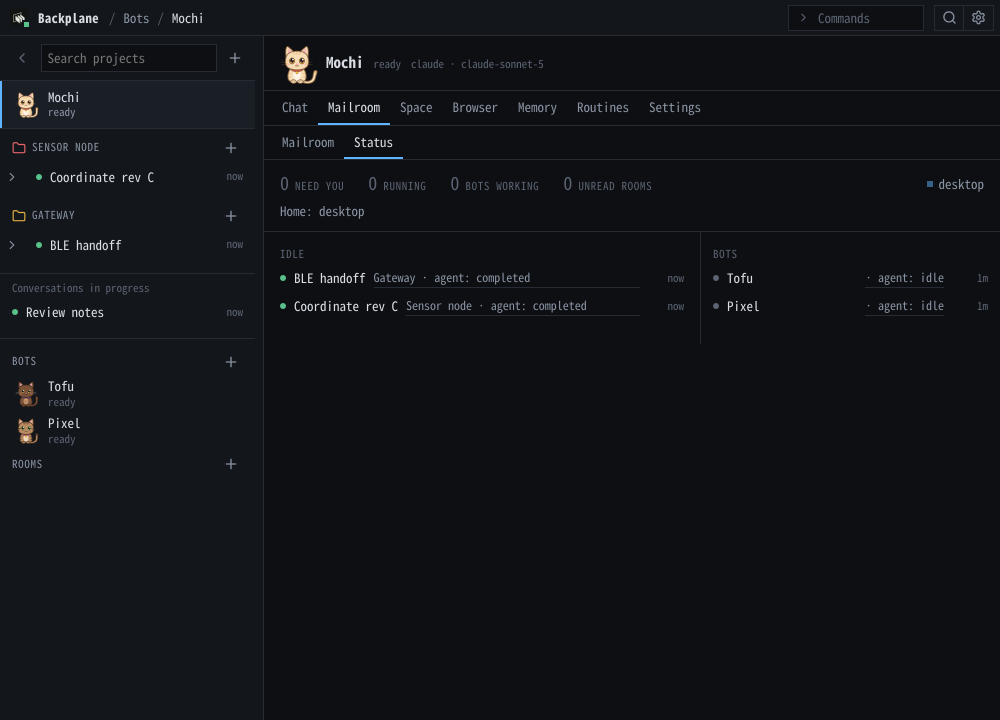
#> input picture docs/media/readme/orchestration/raw/current-overview.png, 2000 x 1440 px (shown at 1/2 size)
$ python current-finish.py
#> lines starting #> are read from the running program, lines starting #| are printed output that depends on the picture
"""Select lossless current-build PNG crops. No scaling or drawn UI.
The delegation header and content are joined with their original pixels.
"""
import hashlib,json,shutil,time
from pathlib import Path
from PIL import Image
OUT=Path(__file__).resolve().parent.parent
specs={
 'overview.png':('current-overview.png',(0,0,2000,1050),'Mochi Status, projects and threads, Tofu and Pixel; Scratch threads use the Conversations in progress shelf.'),
 'webhooks.png':('current-webhooks.png',(528,72,2000,532),'Tofu Webhooks; fictional demo-review-hook, 0 calls. Current UI displays a relative endpoint.'),
 'space.png':('current-space.png',(528,72,2000,1122),'Pixel Space, persistent structured Rev C control desk.'),
 'space-webapp.png':('current-space-webapp.png',(0,0,960,1440),'Real /bots/pixel/space.html response at 480 CSS pixels, deviceScaleFactor 2.'),
 'mailroom.png':('current-mailroom.png',(528,72,3200,1200),'Tofu Mailroom, three fictional conversations and the open Gateway handoff message; actual 2x UI pixels.')
}
rows=[]
def record(name,raw,rects,note):
 p=OUT/name
 rows.append({'path':name,'raw':'raw/'+raw,'raw_size':list(Image.open(OUT/'raw'/raw).size),'crop_rectangles':rects,'size':list(Image.open(p).size),'sha256':hashlib.sha256(p.read_bytes()).hexdigest(),'note':note})
for name,(raw,box,note) in specs.items():
 im=Image.open(OUT/'raw'/raw)
#> im is the input picture: PIL image 2000x1440 RGB; mean R, G, B 17, 19.4, 23.1
 assert box[2]<=im.width and box[3]<=im.height
 im.crop(box).save(OUT/name,optimize=True)
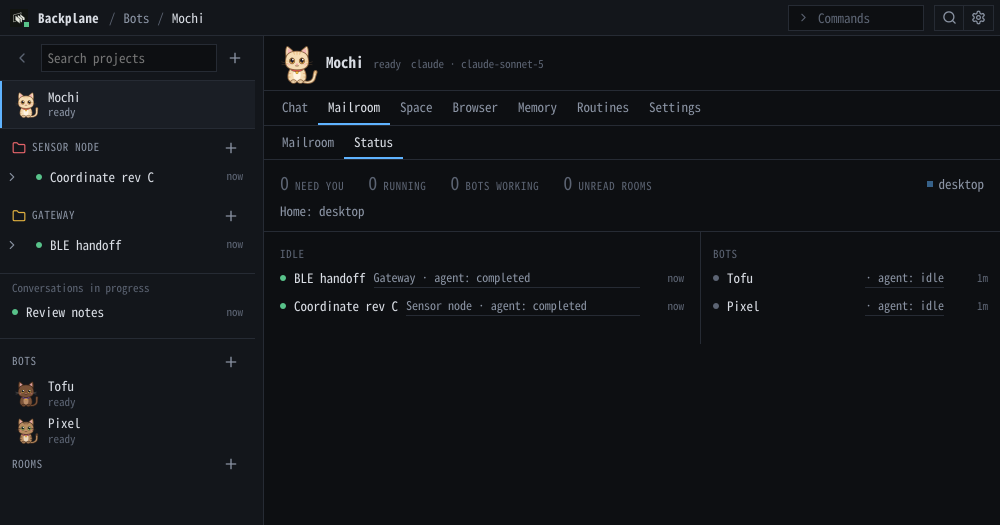
#> saved as overview.png: PIL image 2000x1050 RGB (shown at 1/2 size); mean R, G, B 17.9, 20.3, 24.1
 record(name,raw,[{'source':box,'destination':[0,0]}],note)
#> pass 2 of the loop `for name,(raw,box,note) in specs.items():`:
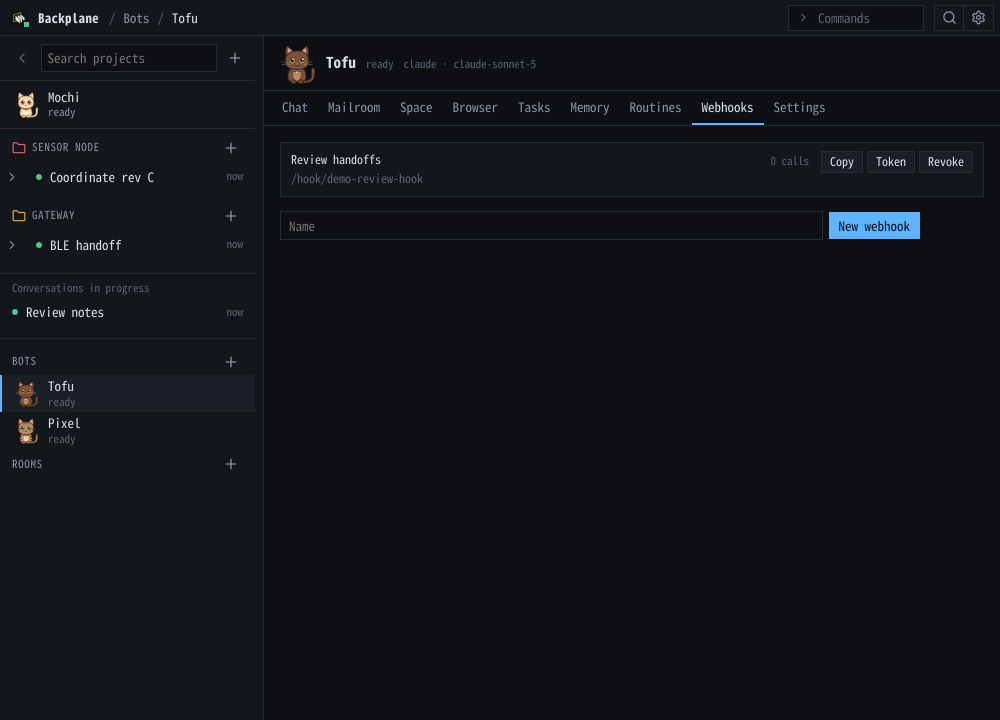
#> input picture docs/media/readme/orchestration/raw/current-webhooks.png, 2000 x 1440 px (shown at 1/2 size)
#> im is the input picture: PIL image 2000x1440 RGB; mean R, G, B 17.1, 19.7, 23.7
#> `im.crop(box).save(OUT/name,optimize=True)`:
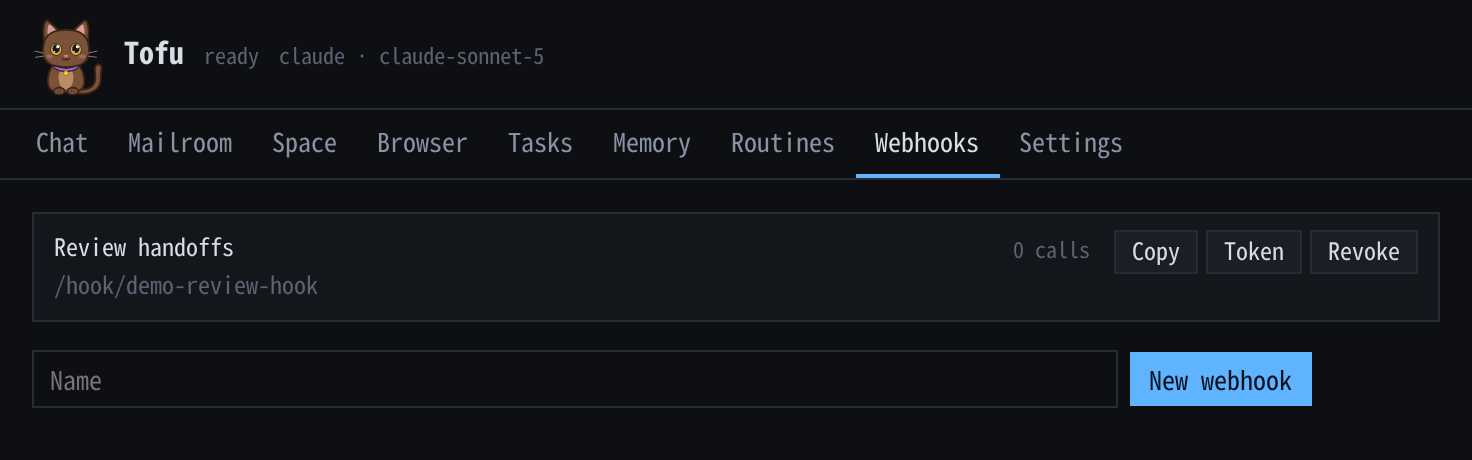
#> saved as webhooks.png: PIL image 1472x460 RGB; mean R, G, B 18.7, 22.1, 26.8
#> pass 3 of the loop `for name,(raw,box,note) in specs.items():`:
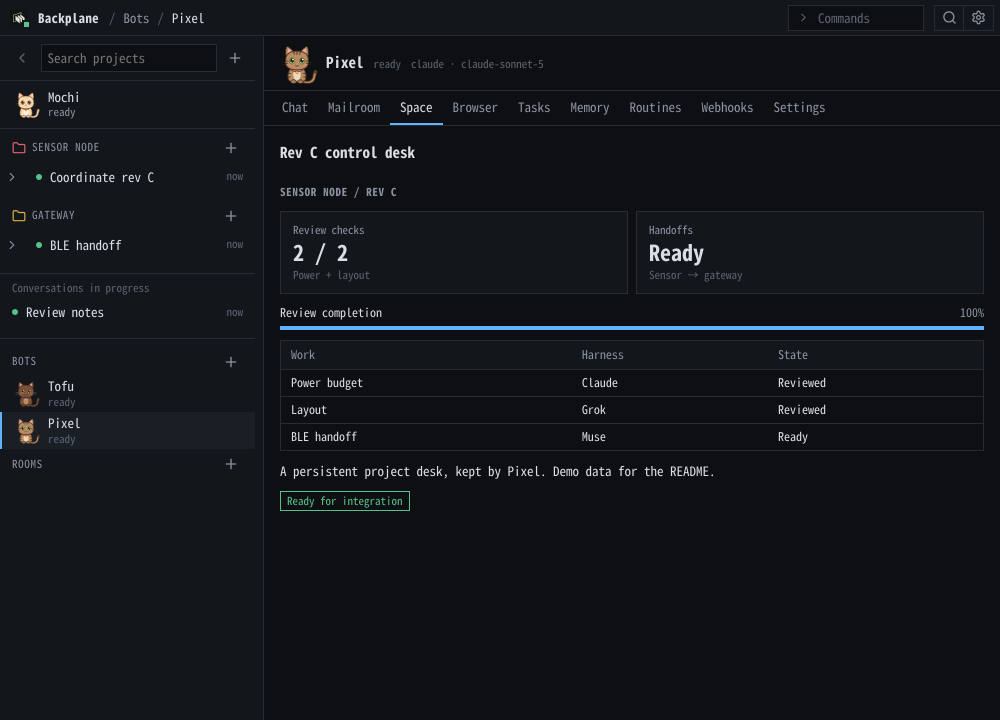
#> input picture docs/media/readme/orchestration/raw/current-space.png, 2000 x 1440 px (shown at 1/2 size)
#> im is the input picture: PIL image 2000x1440 RGB; mean R, G, B 18.7, 21.5, 25.6
#> `im.crop(box).save(OUT/name,optimize=True)`:
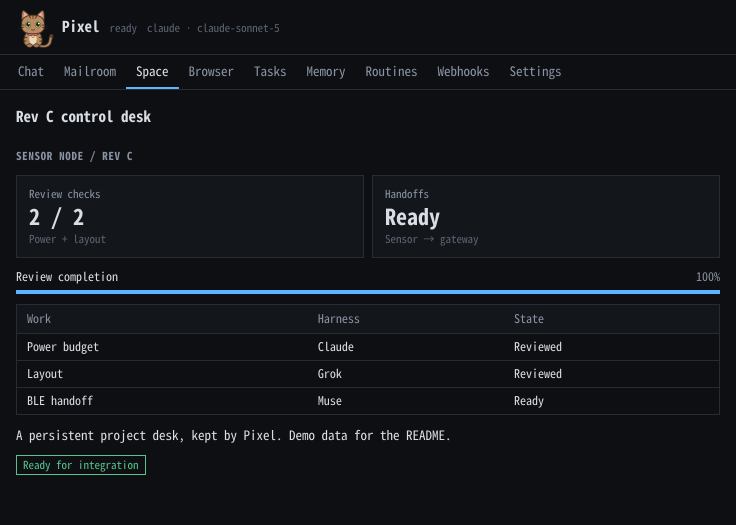
#> saved as space.png: PIL image 1472x1050 RGB (shown at 1/2 size); mean R, G, B 18.4, 21.4, 25.4
#> (the run stopped early here; a loop or call above may not have finished)
